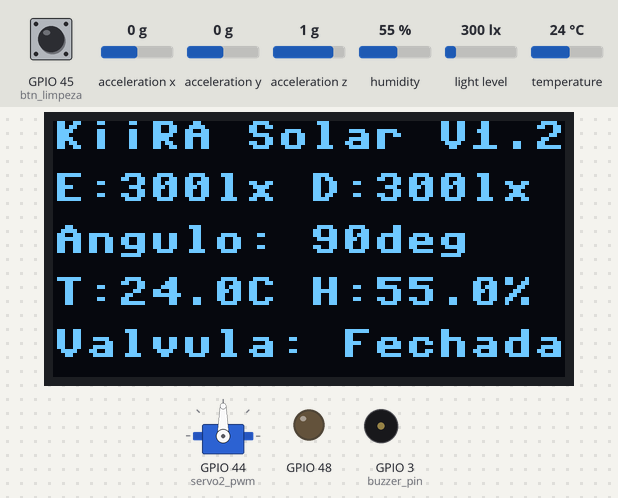
Recording of a program running on a simulated ESP32 board running MicroPython. Parts: 128×64 one-colour display, servo, output pins drawn as LEDs (lit = HIGH), buzzer (waves = sounding). Inputs (shaded band) come from the test bench; at power-on: GPIO 45 (btn_limpeza) HIGH, acceleration z 1 g, humidity 55 %, light level 300 lx, acceleration x 0 g, acceleration y 0 g, temperature 24 °C. WiFi joins after 1.5 s; no MQTT or app messages arrive unless stated; servo angles are drawn from the pulse width (0.5 ms = 0°, 2.5 ms = 180°); library files of the repository ran but are not shown: bh1750.py, ssd1306.py; what the program prints to the serial console is not drawn.

Above: at 3.7 s.
3.8 s: GPIO 45 (btn_limpeza) pulled LOW for 0.15 s
At 4.7 s:
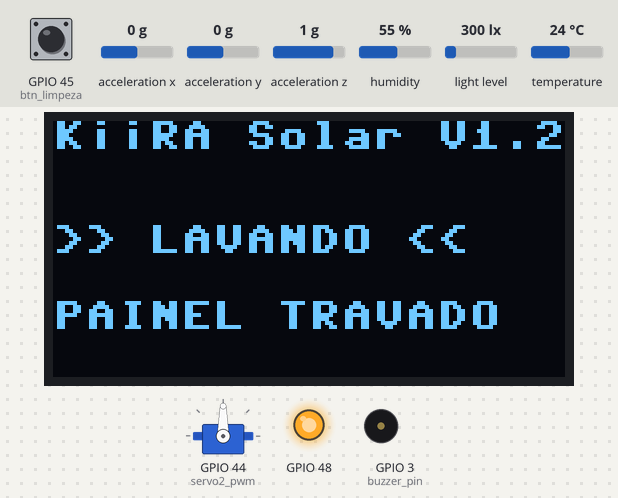
6.9 s: acceleration z set to 0.1 g
9.9 s: acceleration z set to -0.2 g
At 11.2 s:
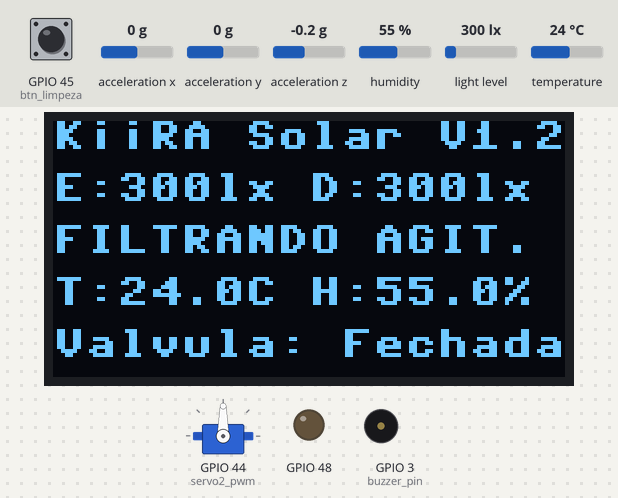
12.9 s: humidity set to 22 %
At 14.3 s:
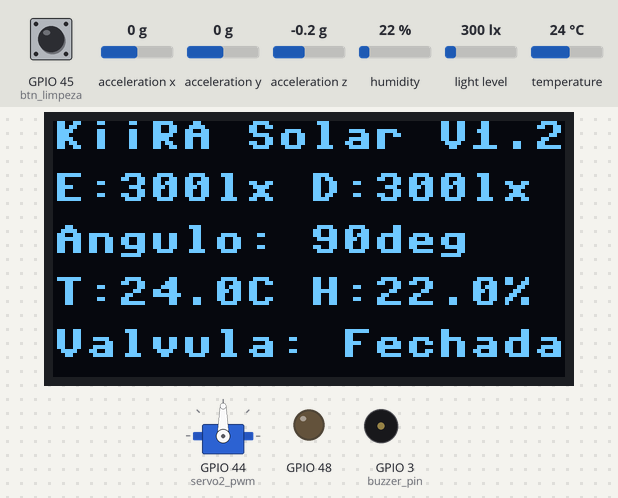
16.0 s: light level set to 40 lx
At 17.3 s:
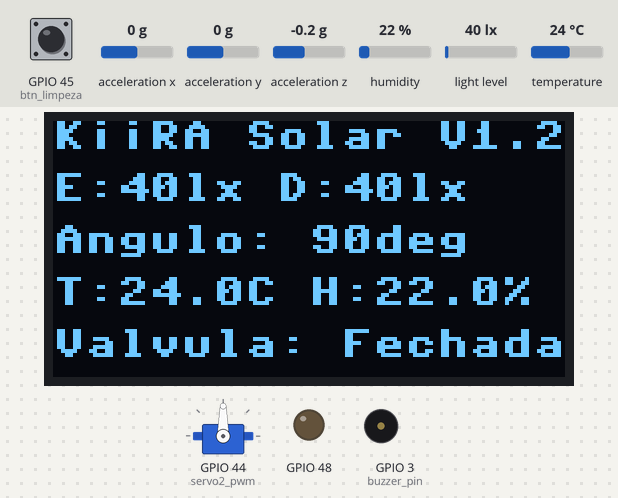
Timing chart, 0 to 18.6 s (numbered marks = the images above; inputs shaded):
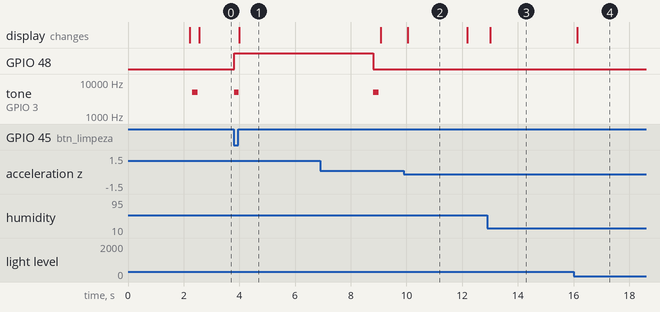

The program:

main.py
```python
# =============================================================================
# RASTREADOR SOLAR INTELIGENTE — KiiRA V2.1 / ESP32-S3
# Firmware: MicroPython v1.22.0
# Versão: 1.2
#
# MAPEAMENTO DE HARDWARE E PINOS (PROCESSADOR ESP32-S3):
# ── BARRAMENTO I2C_0 (Sensores Principais e Display OLED)
#    - SDA: Pin(14)
#    - SCL: Pin(21)
#    - Dispositivos: OLED Integrado (0x3C), Sensor MPU6050 (0x68),
#                    Sensor HDC1080 (0x40), Sensor BH1750 Esquerdo (0x23)
#
# ── BARRAMENTO I2C_1 (Canal Isolado)
#    - SDA: Pin(41)
#    - SCL: Pin(42)
#    - Dispositivos: Sensor BH1750 Direito (0x23)
#
# ── ATUADORES E SAÍDAS (PWM / DIGITAL)
#    - Servo Motor (Eixo Principal): Pin(44) [PWM - Frequência: 50Hz]
#    - Buzzer Sonoro (Alertas): Pin(3)      [PWM - Frequência: 5000Hz]
#    - Relé 1 (Válvula de Limpeza): Pin(48)  [Saída Digital - Ativo em nível ALTO]
#
# ── ENTRADAS E INTERRUPÇÕES (BOTÕES)
#    - Botão de Limpeza Manual: Pin(45)     [Entrada Digital - Pull-Up Interno]
#    - Botão de Reset / Modos: Pin(46)      [Entrada Digital - Pull-Up Interno]
# =============================================================================
from machine import I2C, PWM, Pin, Timer

import math
import time
import json

import mqtt_service
import wifi_service

from servo import Servo
from relay import Relay
from hdc import Hdc1080
from mpu import Mpu6050
from bh1750 import Bh1750
# from camera_service import CameraService
from status_builder import StatusBuilder

import ssd1306

topicos_sub = [
    "monitorador-solar/cmd/tirar-foto",
    "monitorador-solar/cmd/acionar-valvula",
]

wifi = wifi_service.WifiService("IFCE Alunos","")
wifi.conectar_rede()

mqtt = mqtt_service.MqttService()
mqtt.conectar_broker()

mqtt.sub_multiplos_topicos(topicos_sub)

# =============================================================================
# PARÂMETROS CONFIGURÁVEIS DO SISTEMA
# =============================================================================
PASSO           = 2
CICLO_MS        = 150         # Retornado para o tempo original rápido
ANGULO_MIN      = 10
ANGULO_MAX      = 170
ANGULO_CTR      = 90
LAVAGEM_S       = 5
HISTERESE_LUX   = 45
LUX_NOITE_CRITICO = 12
TEMPO_FILTRO_INCLINACAO = 2000

SERVO_DUTY_MIN  = 1638
SERVO_DUTY_MAX  = 8192

OLED_ADDR       = 0x3C
# =============================================================================
# INICIALIZAÇÃO DOS BARRAMENTOS I2C (DUPLO)
# =============================================================================
i2c0 = I2C(0, sda=Pin(14), scl=Pin(21), freq=400_000)
i2c1 = I2C(1, sda=Pin(41), scl=Pin(42), freq=400_000)

try:
    oled = ssd1306.SSD1306_I2C(128, 64, i2c0, addr=OLED_ADDR)
    oled.fill(0)
    oled.text("KiiRA Solar V1.2", 0, 0)
    oled.show()
    OLED_OK = True
except Exception as e:
    print(e)
    OLED_OK = False

bh1750_Esq = Bh1750(i2c0)
bh1750_Dir = Bh1750(i2c1)

hdc = Hdc1080(i2c0)
mpu = Mpu6050(i2c0)

# camera = CameraService(i2c2)

# def scan(i2c, nome):
#     print("\nScanning", nome)
#     devices = i2c.scan()
#
#     if len(devices) == 0:
#         print("Nenhum dispositivo encontrado")
#     else:
#         for d in devices:
#             print("Encontrado:", hex(d))
#
# scan(i2c0, "I2C0")
# scan(i2c1, "I2C1")

def calcular_angulo(ax, az):
    try:
        return math.atan2(ax, az) * (180 / math.pi)
    except Exception as e:
        print(e)
        return 0.0

# ── CONFIGURAÇÃO DOS ATUADORES ──────────────────────────────────────────────
servo2_pwm = PWM(Pin(44), freq=50, duty_u16=0)

buzzer_pin = Pin(3, Pin.OUT)
buzzer = PWM(buzzer_pin)
buzzer.init(freq=5000, duty_u16=0)

angulo_alvo_antigo = ANGULO_CTR

def mover_servo(graus):
    graus = max(0, min(180, graus))
    duty2 = int(SERVO_DUTY_MIN + ((180 - graus) / 180.0) * (SERVO_DUTY_MAX - SERVO_DUTY_MIN))
    servo2_pwm.duty_u16(duty2)

# Movimento direto e sem trancos (Mantém o sinal ativo para estabilidade contínua)
def mover_servo_suave(graus_alvo):
    global angulo_alvo_antigo
    graus_alvo = max(0, min(180, graus_alvo))
    mover_servo(graus_alvo)
    angulo_alvo_antigo = graus_alvo

# ── ATUADORES NATIVOS KIIRA (NÍVEL LÓGICO ALTO) ─────────────────────────────────
relay1 = Relay(48)
btn_limpeza = Pin(45, Pin.IN, Pin.PULL_UP)
btn_reset   = Pin(46, Pin.IN, Pin.PULL_UP)

def beep(duracao_ms=100):
    try:
        buzzer.init(freq=5000)
        buzzer.duty_u16(32768)
        time.sleep_ms(duracao_ms)
        buzzer.duty_u16(0)
    except Exception as e:
        print(e)

# =============================================================================
# LOOP PRINCIPAL DO SISTEMA
# =============================================================================
angulo_atual   = ANGULO_CTR
valvula_aberta = False
t_lavagem_fim  = 0
t_ultimo_rastreamento = 0

modo_manual = 0
t_inicio_inclinacao = 0
estado_noturno = False

pode_enviar_status = False

monitor_sensores = {
    "umidade":0,
    "temperatura": 0,
    "LDR_Esq": 0,
    "LDR_Dir": 0,
    "angulo_painel":0
}

def timer_handler(timer=None):
    global pode_enviar_status
    pode_enviar_status = True

def enviar_status():
    json_status = (StatusBuilder()
                   .set_clima(monitor_sensores["umidade"],monitor_sensores["temperatura"])
                   .set_luminosidade(monitor_sensores["LDR_Esq"],monitor_sensores["LDR_Dir"])
                   .set_angulo_painel(monitor_sensores["angulo_painel"])
                   .build())

    print("ta mandando as info")
    mqtt.pub(b"monitorador-solar/status/painel", json_status)

timer = Timer(0)
timer.init(period=10_000, mode=Timer.PERIODIC, callback=timer_handler)
# timer.init(period=3_600_000, mode=Timer.PERIODIC, callback=timer_handler) # 1 hora

def loop():
    global angulo_atual, valvula_aberta, t_lavagem_fim, t_ultimo_rastreamento, modo_manual, t_inicio_inclinacao, estado_noturno, pode_enviar_status

    print("Firmware KiiRA V1.2 Ativo — Sistema Rodando Limpo")
    time.sleep_ms(100)
    mover_servo_suave(ANGULO_CTR)
    beep(200)

    while True:
        agora = time.ticks_ms()

        mqtt.chegou_msg()

        if pode_enviar_status:
            enviar_status()
            pode_enviar_status = False

        if mqtt.tem_mensagem and mqtt.topico is not None and mqtt.msg is not None:
            msg_agora = mqtt.msg.decode()
            topico_agora = mqtt.topico.decode()

            if topico_agora == "monitorador-solar/cmd/tirar-foto" and msg_agora == "foto":
                # img = camera.capturar()
                # mqtt.pub(b"monitorador-solar/receber-foto", img)
                pass
            elif topico_agora == "monitorador-solar/cmd/acionar-valvula":
                oled.fill(0)
                oled.text("KiiRA Solar V1.2", 0, 0)
                oled.text(">> LAVANDO <<", 0, 26)
                oled.text("PAINEL TRAVADO", 0, 45)
                oled.show()

                msg_json = json.loads(msg_agora)

                tempo_segundos = msg_json["tempo_segundos"]

                relay1.ligar()
                time.sleep(tempo_segundos)
                relay1.desligar()
                print("ligou a valvula")

            # print(msg_agora)
            # print(topico_agora)

            mqtt.reset()

        # O rastreamento funciona normalmente, a não ser que a lavagem seja ativada
        if not valvula_aberta:
            if time.ticks_diff(agora, t_ultimo_rastreamento) >= CICLO_MS:
                t_ultimo_rastreamento = agora

                lux_esq = bh1750_Esq.ler_luminosidade()
                lux_dir =  bh1750_Dir.ler_luminosidade()
                ax, ay, az = mpu.leitura_acelerometro()

                monitor_sensores["LDR_Esq"] = lux_esq
                monitor_sensores["LDR_Dir"] = lux_dir

                inclinacao  = calcular_angulo(ax, az)

                if modo_manual == 0:
                    if lux_esq <= LUX_NOITE_CRITICO and lux_dir <= LUX_NOITE_CRITICO:
                        if not estado_noturno:
                            estado_noturno = True
                        angulo_atual = ANGULO_CTR
                        mover_servo_suave(angulo_atual)
                    else:
                        estado_noturno = False

                        if abs(inclinacao) > 80:
                            if t_inicio_inclinacao == 0:
                                t_inicio_inclinacao = agora

                            if time.ticks_diff(agora, t_inicio_inclinacao) >= TEMPO_FILTRO_INCLINACAO:
                                angulo_atual = ANGULO_CTR
                                mover_servo_suave(angulo_atual)
                        else:
                            t_inicio_inclinacao = 0

                            if abs(lux_dir - lux_esq) > HISTERESE_LUX:
                                if lux_dir > lux_esq:
                                    angulo_atual = min(ANGULO_MAX, angulo_atual + PASSO)
                                else:
                                    angulo_atual = max(ANGULO_MIN, angulo_atual - PASSO)
                                mover_servo_suave(angulo_atual)

                elif modo_manual == 1:
                    t_inicio_inclinacao = 0
                    angulo_atual = ANGULO_CTR
                    mover_servo_suave(angulo_atual)

                elif modo_manual == 2:
                    t_inicio_inclinacao = 0
                    angulo_atual = 0
                    mover_servo_suave(angulo_atual)

                temp, umid = hdc.ler_temperatura_umidade()

                monitor_sensores["umidade"] = umid
                monitor_sensores["temperatura"] = temp

                if OLED_OK:
                    oled.fill(0)
                    oled.text("KiiRA Solar V1.2", 0, 0)
                    oled.text(f"E:{lux_esq}lx D:{lux_dir}lx", 0, 13)

                    if estado_noturno and modo_manual == 0:
                        oled.text("MODO: NOTURNO (90)", 0, 26)
                    elif modo_manual == 0:
                        if t_inicio_inclinacao != 0 and time.ticks_diff(agora, t_inicio_inclinacao) < TEMPO_FILTRO_INCLINACAO:
                            oled.text("FILTRANDO AGIT.", 0, 26)
                        else:
                            oled.text(f"Angulo: {angulo_atual}deg", 0, 26)
                    elif modo_manual == 1:
                        oled.text("Modo: RESET (90)", 0, 26)
                    elif modo_manual == 2:
                        oled.text("Modo: MANUT (0)", 0, 26)

                    oled.text(f"T:{temp}C H:{umid}%", 0, 39)
                    oled.text("Valvula: Fechada", 0, 52)
                    oled.show()

                monitor_sensores["angulo_painel"] = angulo_atual

        # ── DISPARADOR DA VÁLVULA DE ENXÁGUE MANUAL (FORÇA O MOTOR A PARAR IMEDIATAMENTE)
        if btn_limpeza.value() == 0:
            time.sleep_ms(20)
            if btn_limpeza.value() == 0 and not valvula_aberta:
                # Corta o sinal do servo para ele estancar o movimento no lugar atual
                servo2_pwm.duty_u16(0)

                relay1.ligar() # Abre a válvula d'água
                valvula_aberta = True
                t_lavagem_fim = time.ticks_add(agora, LAVAGEM_S * 1000)
                beep(150)

                if OLED_OK:
                    oled.fill(0)
                    oled.text("KiiRA Solar V1.2", 0, 0)
                    oled.text(">> LAVANDO <<", 0, 26)
                    oled.text("PAINEL TRAVADO", 0, 45)
                    oled.show()

        # Monitor do tempo da lavagem ativa
        if valvula_aberta:
            if time.ticks_diff(agora, t_lavagem_fim) >= 0:
                relay1.desligar() # Fecha a válvula d'água
                valvula_aberta = False

                # Reativa o sinal do servo devolvendo ele para a posição guardada
                mover_servo(angulo_atual)
                beep(200)

        # ── BOTÃO DE TROCA DE MODOS
        if btn_reset.value() == 0:
            time.sleep_ms(20)
            if btn_reset.value() == 0:
                modo_manual = (modo_manual + 1) % 3
                beep(50)
                time.sleep_ms(300)

        time.sleep_ms(20)

loop()
```

mqtt_service.py
```python
from umqtt.simple import MQTTClient

class MqttService:
    def __init__(self, mqtt_broker:str="broker.emqx.io", mqtt_client_id="ESP32", mqtt_user=None, mqtt_password=None):
        self.mqtt = MQTTClient(
            mqtt_client_id,
            mqtt_broker,
            user=mqtt_user,
            password=mqtt_password
        )

        self.topico = None
        self.msg = None
        self.tem_mensagem = None

        self.mqtt.set_callback(self.msg_log)

    def conectar_broker(self):
        self.mqtt.connect()
        print("foi")

    def sub(self, topico):
        self.mqtt.subscribe(topico)

    def pub(self, topico, msg):
        self.mqtt.publish(topico, msg)

    def check(self):
        self.mqtt.check_msg()

    def msg_log(self, topico, msg):
        self.topico = topico
        self.msg = msg
        self.tem_mensagem = True

        print("Topico:", topico.decode())
        print("Mensagem:", msg.decode())

    def sub_multiplos_topicos(self, topicos:list[str]) -> None:
        for topico in topicos:
            self.sub(topico)
            print(f"inscrito no topico: {topico}")

    def chegou_msg(self):
        self.mqtt.check_msg()

    def reset(self):
        self.tem_mensagem = False
        self.msg = None
        self.topico = None
```

wifi_service.py
```python
import network
import time

# https://docs.micropython.org/en/latest/esp8266/tutorial/network_basics.html
class WifiService:

    def __init__(self, nome_rede:str, senha_rede:str):
        self.nome_rede = nome_rede
        self.senha_rede = senha_rede
        self.sta_if = network.WLAN(network.STA_IF)

    def conectar_rede(self):

        if not self.esta_conectado():
            print("Conectando...")

            self.sta_if.active(True)
            self.sta_if.connect(self.nome_rede, self.senha_rede)

            while not self.esta_conectado():
                time.sleep(1)
                print("Tentando conectar...")

        print("Conectado!")
        print(f"wifi config {self.sta_if.ifconfig()}")

    def esta_conectado(self):
        return self.sta_if.isconnected()
```

servo.py
```python
from machine import Pin, PWM

class Servo:
    def __init__(self,pin,freq:int=50,duty:int=0):
        self.pino_pwm = PWM(Pin(pin), freq=freq, duty_u16=duty)

    def mover(self,duty:int):
        self.pino_pwm.duty_u16(duty)
```

relay.py
```python
from machine import Pin

class Relay:
    def __init__(self,pin:int,value:int=0):
        self.pin = Pin(pin, Pin.OUT,value=value)

    def ligar(self):
        self.pin.value(1)

    def desligar(self):
        self.pin.value(0)
```

hdc.py
```python
from machine import I2C
import time

class Hdc1080:
    def __init__(self, i2c:I2C, hdc_addr:int=0x40):
        self.i2c = i2c
        self.hdc_addr = hdc_addr

    def ler_temperatura_umidade(self):
        try:
            self.i2c.writeto(self.hdc_addr, b'\x00')
            time.sleep_ms(15)
            dados = self.i2c.readfrom(self.hdc_addr, 4)
            t_raw = (dados[0] << 8) | dados[1]
            h_raw = (dados[2] << 8) | dados[3]
            return round(((t_raw / 65536.0) * 165.0 - 40.0), 1), round(((h_raw / 65536.0) * 100.0), 1)
        except:
            return 0.0, 0.0
```

mpu.py
```python
from machine import I2C

import struct

class Mpu6050:
    def __init__(self,i2c:I2C,mpu_addr:int=0x68,mpu_pwr_reg:int=0x6B,mpu_accel_reg:int=0x3B):
        self.i2c = i2c
        self.mpu_addr = mpu_addr
        self.mpu_pwr_reg = mpu_pwr_reg
        self.mpu_accel_reg = mpu_accel_reg

        self.i2c.writeto_mem(self.mpu_addr, self.mpu_pwr_reg, b'\x00')


    def leitura_acelerometro(self):
        try:
            raw = self.i2c.readfrom_mem(self.mpu_addr, self.mpu_accel_reg, 6)
            ax_raw, ay_raw, az_raw = struct.unpack('>hhh', raw)
            return ax_raw / 16384.0, ay_raw / 16384.0, az_raw / 16384.0
        except Exception as e:
            print(e)
            return 0.0, 0.0, 1.0
```

status_builder.py
```python
import json

class StatusBuilder:
    def __init__(self):
        self.payload = {
            "clima":{},
            "luminosidade": {},
            "angulo_painel": None,
        }

    def set_clima(self,umidade,temperatura):
        self.payload["clima"] = {
            "umidade": int(umidade),
            "temperatura": int(temperatura)
        }

        return self

    def set_luminosidade(self,ldr_esq,ldr_dir):
        self.payload["luminosidade"] = {
            "LDR_Esq": ldr_esq,
            "LDR_Dir": ldr_dir
        }
        return self

    def set_angulo_painel(self,angulo_painel):

        self.payload["angulo_painel"] = angulo_painel

        return self

    def build(self):
        return json.dumps(self.payload)
```

Measured:
- the behaviour switches between 0 and -0.1 g on acceleration z (found by bisection; images 1 and 2)
- after the input at 3.8 s, GPIO 48: LOW → HIGH at once; tone on GPIO 3 (buzzer_pin): silent → 5000 Hz at once, → silent 0.15 s later; the display: changes after 0.20 s (image 1)
- after the input at 9.9 s, the display: changes after 0.15 s (image 2)
- after the input at 12.9 s, the display: changes after 0.11 s (image 3)
- after the input at 16.0 s, the display: changes after 0.13 s (image 4)
- what the display in image 2 shows lasts 2.1 s, from 10.1 s to 12.2 s
